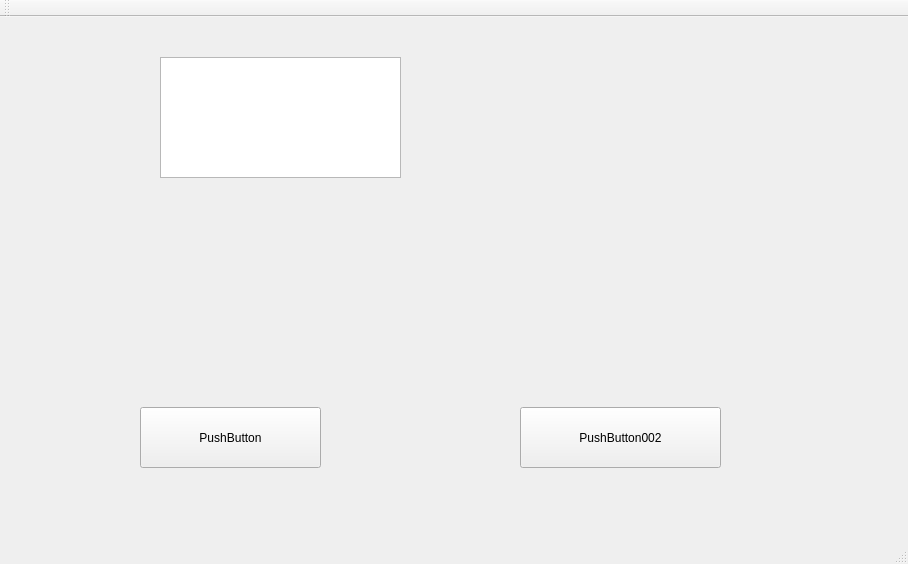
<?xml version="1.0" encoding="UTF-8"?>
<ui version="4.0">
 <class>MainWindow</class>
 <widget class="QMainWindow" name="MainWindow">
  <property name="geometry">
   <rect>
    <x>0</x>
    <y>0</y>
    <width>908</width>
    <height>564</height>
   </rect>
  </property>
  <property name="windowTitle">
   <string>MainWindow</string>
  </property>
  <widget class="QWidget" name="centralWidget">
   <widget class="QPushButton" name="pushButton">
    <property name="geometry">
     <rect>
      <x>140</x>
      <y>390</y>
      <width>181</width>
      <height>61</height>
     </rect>
    </property>
    <property name="text">
     <string>PushButton</string>
    </property>
   </widget>
   <widget class="QPushButton" name="pushButton_2">
    <property name="geometry">
     <rect>
      <x>520</x>
      <y>390</y>
      <width>201</width>
      <height>61</height>
     </rect>
    </property>
    <property name="text">
     <string>PushButton002</string>
    </property>
   </widget>
   <widget class="QTextEdit" name="textEdit">
    <property name="geometry">
     <rect>
      <x>160</x>
      <y>40</y>
      <width>241</width>
      <height>121</height>
     </rect>
    </property>
   </widget>
  </widget>
  <widget class="QMenuBar" name="menuBar">
   <property name="geometry">
    <rect>
     <x>0</x>
     <y>0</y>
     <width>908</width>
     <height>28</height>
    </rect>
   </property>
  </widget>
  <widget class="QToolBar" name="mainToolBar">
   <attribute name="toolBarArea">
    <enum>TopToolBarArea</enum>
   </attribute>
   <attribute name="toolBarBreak">
    <bool>false</bool>
   </attribute>
  </widget>
  <widget class="QStatusBar" name="statusBar"/>
 </widget>
 <layoutdefault spacing="6" margin="11"/>
 <resources/>
 <connections>
  <connection>
   <sender>pushButton</sender>
   <signal>clicked()</signal>
   <receiver>MainWindow</receiver>
   <slot>close()</slot>
   <hints>
    <hint type="sourcelabel">
     <x>462</x>
     <y>472</y>
    </hint>
    <hint type="destinationlabel">
     <x>650</x>
     <y>474</y>
    </hint>
   </hints>
  </connection>
 </connections>
</ui>
